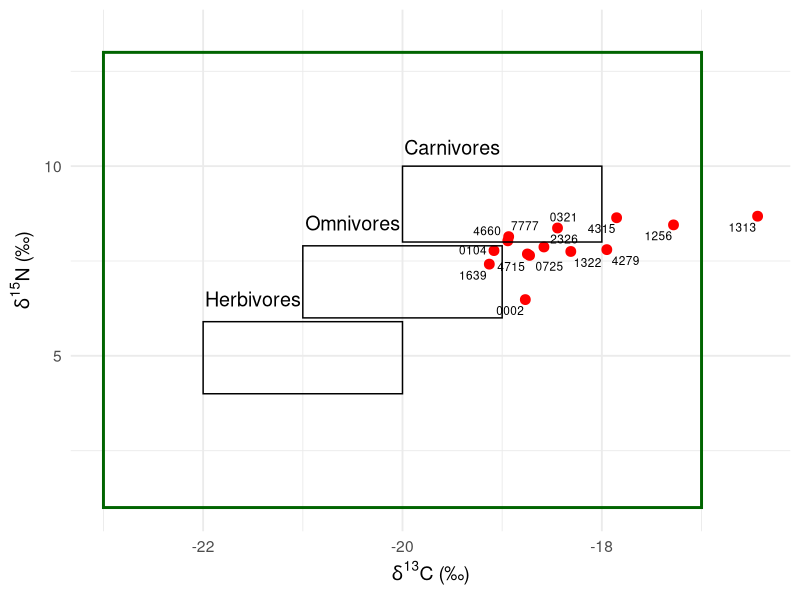
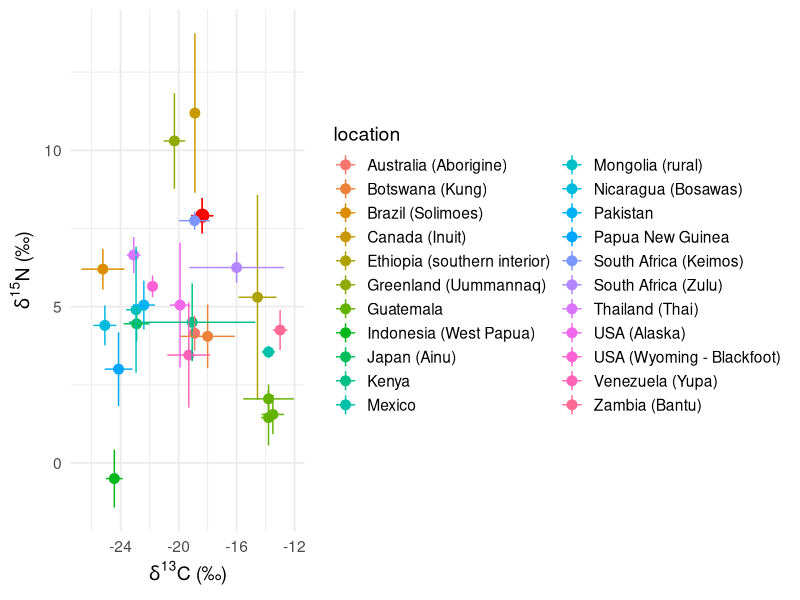
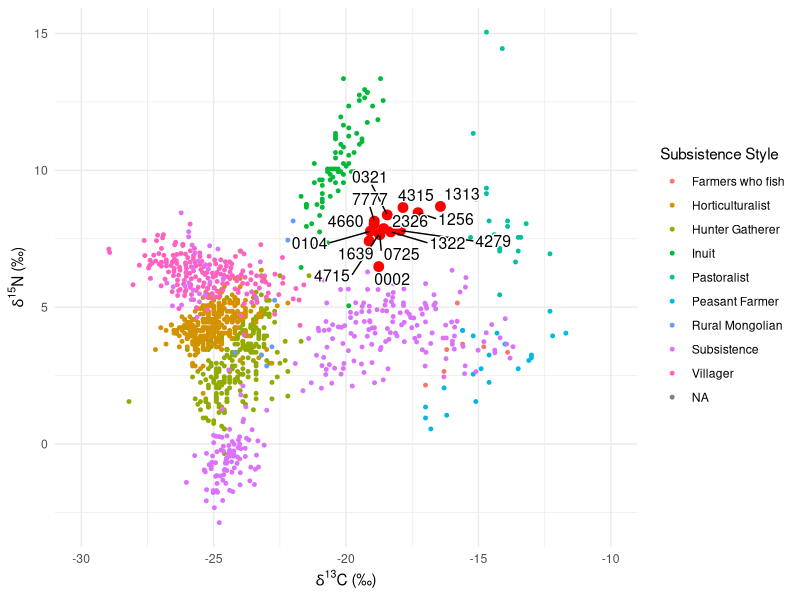
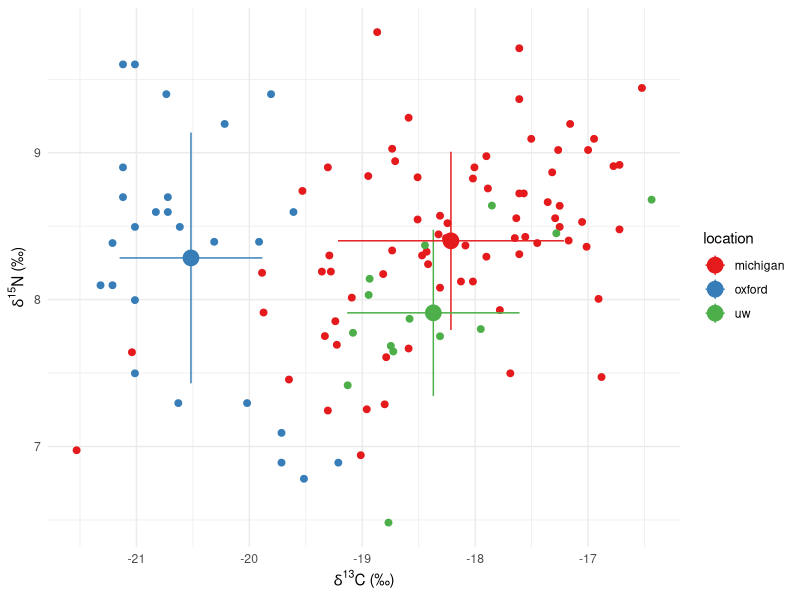
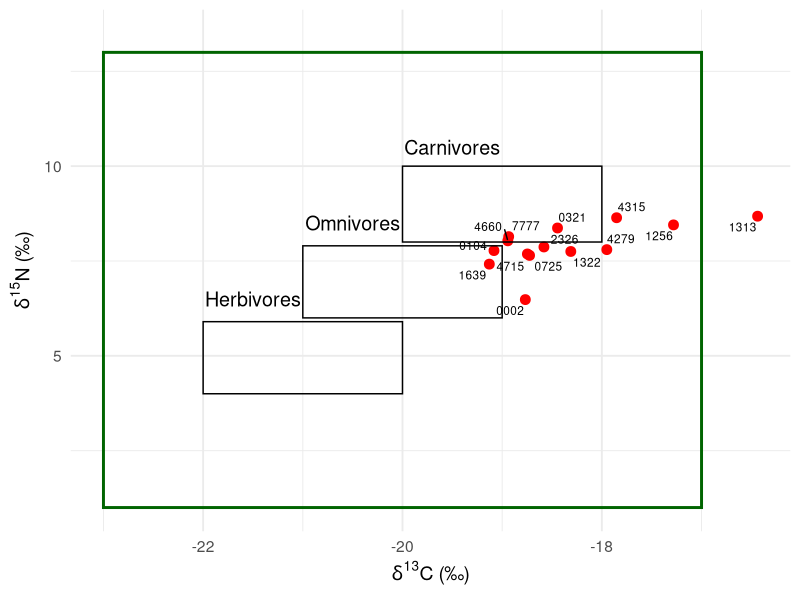
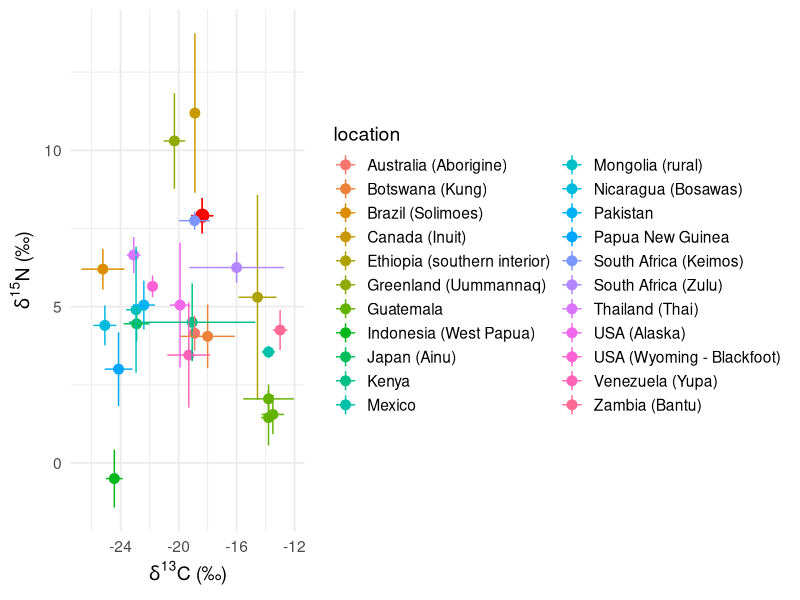
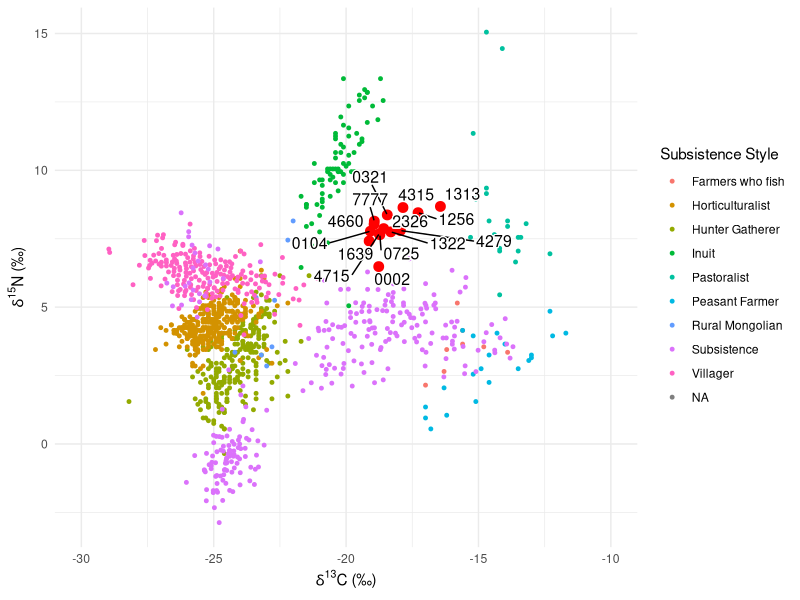
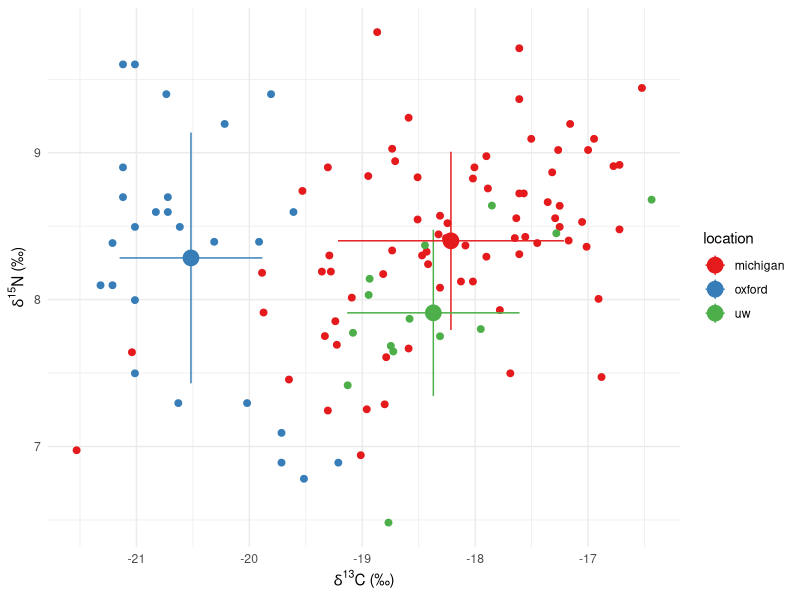

R code for these plots, in order:
## ---- chunk 1
# Loading Packages
library(tidyverse)
library(readxl)
library(dplyr)
library(ggrepel)
library(here)
## ---- chunk 2
# read sample and global data into variables

sample_data <- 
  read_csv(here("data/sample_CN.csv"))

global_data_indiv <- 
  read_excel(here("data/Global N15 Values.xlsx"), 
             sheet ="Modern subsistence ind.")

global_data_av <- 
  read_excel(here("data/Global N15 Values.xlsx"), 
             sheet ="modern subsistence averages") %>% 
  drop_na(`δ13C_MDE (‰)`)

# read in British and Michigan Data

British_data <- read_csv(here("data/British.csv"),
                         col_names = FALSE)

Michigan_data <- read_csv(here("data/Michigan_dataset .csv"),
                         col_names = FALSE)
  

## ---- chunk 3
#| label: fig-1
#| fig-cap: "Scatterplot of individual δ15N (‰) and δ13C (‰) Archy 486 sample ID’s grouped by C3 Terrestrial Ecosystem and individual diet classification (Müldner, G. (2018). Plot produced by Anne and Aoife. "
  # plot our hair data
library(ggrepel)
ggplot(sample_data) +
    theme_minimal() +
  geom_point(aes(x = d.13C.12C.VPDB ,
                 y = d.15N.14N.air), 
             size = 3,
             colour="red") +
  # label each data point with sample ID
  geom_text_repel(
    aes(x = `d.13C.12C.VPDB`,
        y = `d.15N.14N.air`,
        label = Identifier.1),
    size=3,
    # label all ID's despite overlap
    max.overlaps = Inf) +
  # label x and y axis for consistency with other plots
  labs(x = "δ13C (‰)",
       y = "δ15N (‰)",
       size=3,
       linewidth=2)+
  # create outlines for herbivores, omnivores, carnivores using parameters from Müldner, G. (2018).
  annotate(
    "rect",
    xmin = c(-22, -21, -20),
    xmax = c(-20, -19, -18),
    ymin = c(4, 6, 8),
    ymax = c(5.9, 7.9, 10),
    fill = NA,
    color = "black",
    linewidth=0.5
  ) +
  # create outline for "Terrestrial C3 Ecosystem" for context on graph.
  annotate(
    "rect",
    xmin = c(-23),
    xmax = c(-17),
    ymin = c(1),
    ymax = c(13),
    color = "Dark Green",
    fill = NA,
    linewidth=1
  ) +
  # label all outlines for context and clarity
  annotate(
    "text",
    x = -20,
    y = 13.5,
    label = "",
    color = "Dark Green",
    parse = TRUE,
    size=5
  ) +
  annotate(
    "text",
    x = -21.5,
    y = 6.5,
    label = "Herbivores",
    parse = TRUE,
    size=5
  ) +
  annotate(
    "text",
    x = -20.5,
    y = 8.5,
    label = "Omnivores",
    parse = TRUE,
    size=5
  ) +
  annotate(
    "text",
    x = -19.5,
    y = 10.5,
    label = "Carnivores",
    parse = TRUE,
    size=5
  ) +
  theme_minimal(base_size = 14) +
    xlab(expression(italic(delta)^13*C*" (‰)")) +
  ylab(expression(italic(delta)^15*N*" (‰)")) 
# +
 #scale_x_continuous(sec.axis = dup_axis(
    #name = "% C4")) +
  #labs(title = "Comparing Archy 486 Samples to Trophic Levels in a Terrestrial C3 Ecosystem") 


ggsave(here("figures",
            "trophic_level.png"),
       bg ="white",
       h = 5, # experiment with h and w to get the right size and proportion
       w = 9,
       units = "in",
       dpi = 900) # make the image nice and crisp))

## ---- chunk 4

global_data <- 
  read_excel(here("data/Global N15 Values.xlsx"),
             sheet = "Modern subsistence ind.")
global_values <- 
  read_excel(here("data/Global N15 Values.xlsx"),
             sheet = "Modern non subsistence averages")

global_subsistence_values <- 
  read_excel(here("data/Global N15 Values.xlsx"),
    sheet = "modern subsistence averages")
## ---- chunk 5
global_subsistence_values_labs <-
  global_subsistence_values %>%
  select(`location`, `δ15N_MDE (‰)`, `SD...6`, `δ13C_MDE (‰)`, `SD...4` ) %>%
  group_by(`location`) %>%
  drop_na()

# rename col
renamed_subsistence <-
global_subsistence_values_labs %>%
  rename(`δ13C (‰)` = `δ13C_MDE (‰)`,
         `δ15N (‰)` = `δ15N_MDE (‰)`) %>%
drop_na()

# select relevant columns from our data
sample_data_perc <-
sample_data %>%
  select(`Identifier.1`, `d.13C.12C.VPDB`, `d.15N.14N.air`) %>% 
  group_by(`Identifier.1`)
  

# select relevant columns from global data
global_values_perc <-
global_values %>%
  select(`location...1`, `δ15N_MDE (‰)`, `δ13C_MDE (‰)`) %>%
  group_by(`location...1`) %>%
  drop_na()

# rename columns from our data
sample_data_perc_lab <-
sample_data_perc %>%
  rename(`δ13C (‰)` = `d.13C.12C.VPDB`,
         `δ15N (‰)` = `d.15N.14N.air`)

 # create a df for the means of `δ13C (‰)` `δ15N (‰)` ratios for class and global data

 `δ13C (‰)` <-
   mean(sample_data_perc_lab$`δ13C (‰)`)
`δ15N (‰)`<-
   mean(sample_data_perc_lab$`δ15N (‰)`)
 
 Statistics_isotopes <- data.frame(means = c("mean_C13", "mean_N15"), Statistics = c(`δ13C (‰)`, `δ15N (‰)`))

mean_sd_C13 <-
  sd(sample_data_perc_lab$`δ13C (‰)`)
mean_sd_N15 <-
  sd(sample_data_perc_lab$`δ15N (‰)`)

# create a class data average dataframe
Stats_isotopes <-
  Statistics_isotopes %>% 
  mutate(mean_sd_C13, mean_sd_N15)

# rename columns in global averages dataframe
global_values_perc_lab <-
global_values_perc %>%
  rename(`δ13C (‰)` = `δ13C_MDE (‰)`,
         `δ15N (‰)` = `δ15N_MDE (‰)`)
  
## ---- chunk 6
#| label: fig-standard-13C-15N
#| fig-cap: "Average δ15N (‰) and δ13C (‰) for class hair samples with line range for standard deviation relative to modern global subsistence average δ15N (‰) and δ13C (‰) with line range for standard deviation (Bird et al. 2021). Plot produced by Aoife and Anne."

library(ggrepel)
ggplot() +
    theme_minimal() +
  # our data plot
  geom_point(data = Stats_isotopes,
             aes(x = `δ13C (‰)`,
                 y = `δ15N (‰)`),
             size = 4,
              color = "red") +
  # our error bar
    geom_linerange(data =  Statistics_isotopes,
                (aes(x = `δ13C (‰)`,
                y = `δ15N (‰)` ,
                ymin=`δ15N (‰)` -1*mean_sd_N15, 
                ymax=`δ15N (‰)` +1*mean_sd_N15)),
              color = "red") +
    # our error bar
    geom_linerange(data =  Statistics_isotopes,
                (aes(x = `δ13C (‰)`,
                y = `δ15N (‰)` ,
                xmin=`δ13C (‰)` -1*mean_sd_C13, 
                xmax=`δ13C (‰)` +1*mean_sd_C13)),
              color = "red") +
  # plot global data
  geom_point(data = renamed_subsistence,
             aes(x = `δ13C (‰)`,
                 y = `δ15N (‰)`,
                 color = `location`), 
             size = 3) +
  geom_linerange(data = renamed_subsistence,
                (aes(x = `δ13C (‰)`,
                y = `δ15N (‰)` ,
                ymin=`δ15N (‰)` -1*SD...6, 
                ymax=`δ15N (‰)` +1*SD...6, 
                color = `location`))) +
  geom_linerange(data = renamed_subsistence,
                (aes(x = `δ13C (‰)`,
                y = `δ15N (‰)` ,
                xmin=`δ13C (‰)` -1*SD...4, 
                xmax=`δ13C (‰)` +1*SD...4, 
                color = `location`))) +
  theme_minimal(base_size = 14) +
    xlab(expression(italic(delta)^13*C*" (‰)")) +
  ylab(expression(italic(delta)^15*N*" (‰)")) 

ggsave(here("figures", 
            "geography.png"),
       bg ="white",
       h = 5, # experiment with h and w to get the right size and proportion
       w = 9,
       units = "in",
       dpi = 900) # make the image nice and crisp))

## ---- chunk 7
eating_habits_data <- read_excel(here("data/Food Survey Responses-2.xlsx"))

## ---- chunk 8
eating_habits_data %>%
group_by(sample_id)
## ---- chunk 9
# subsistence type

#fixing typos in original global data dataset!!!
global_data_renamed <- global_data %>% 
 rename(`Subsistence Style` = `subsistence style`) 


  global_data_right <- global_data_renamed %>% 
  mutate("Subsistence Style" = case_when(
    `Subsistence Style` == "innuit" ~ "Inuit",
    `Subsistence Style` == "rural mongolian" ~ "Rural Mongolian",
    `Subsistence Style` == "Farmers who fish" ~ "Farmers who fish",
    `Subsistence Style` == "villagers" ~ "Villager",
    `Subsistence Style` == "subsistence" ~ "Subsistence",
    `Subsistence Style` == "Pastoralist" ~ "Pastoralist",
    `Subsistence Style` == "Peasant Farmer" ~ "Peasant Farmer",
    `Subsistence Style` == "hunter gatherer" ~ "Hunter Gatherer",
    `Subsistence Style` == "horticulturalists" ~ "Horticulturalist"
))
  
  ###
  
ggplot() +
    theme_minimal() +
  geom_point(data = sample_data,
             aes(x = `d.13C.12C.VPDB`, 
                 y = `d.15N.14N.air`),
             size = 3,
             colour = "red") +
  geom_point(data = global_data_right,
             aes(x = `δ13C_MDE (‰)`, 
                 y = `δ15N_MDE (‰)`,
                 colour = `Subsistence Style`),
             size=1) +
  geom_text_repel(data = sample_data,
             aes(x = `d.13C.12C.VPDB`, 
                 y = `d.15N.14N.air`,
                 label = Identifier.1),
             # label all ID's despite overlap
             max.overlaps = Inf,
             size = 4,
             bg.color = "white",
             bg.r = 0.1) +
  xlim(-30,-10) +
  xlab(expression(italic(delta)^13*C*" (‰)")) +
  ylab(expression(italic(delta)^15*N*" (‰)"))
  #scale_colour_viridis_d()
  #scale_color_brewer(palette = "Dark1")


  ggsave(here("figures", 
            "subsistence_style.png"),
       bg ="white",
       h = 5, # experiment with h and w to get the right size and proportion
       w = 9,
       units = "in",
       dpi = 900) # make the image nice and crisp))

## ---- chunk 10
# British and Michigan comparison

british_and_american_raw <- 
bind_rows(list( oxford = British_data,
                michigan = Michigan_data),
          .id = "location") %>% 
    rename("δ13C (‰)" = X1, 
         "δ15N (‰)" = X2) %>% 
  bind_rows(

sample_data %>% 
  select(`δ13C (‰)` = `d.13C.12C.VPDB`, 
         `δ15N (‰)` = `d.15N.14N.air`) %>% 
  mutate(location = 'uw')
)
  
# find mean and sds

british_and_american_means_and_sd <- 
  british_and_american_raw %>% 
  group_by(location) %>% 
  summarise(mean_C = mean(`δ13C (‰)`),
            mean_N = mean(`δ15N (‰)`),
            sd_C =   sd(`δ13C (‰)`),
            sd_N =   sd(`δ15N (‰)`))

ggplot() +
  theme_minimal() +
  # individual data points
  geom_point(data = british_and_american_raw,
             aes(x = `δ13C (‰)`, 
                 y = `δ15N (‰)`,
                 colour = location),
             size = 2) +
  # mean data points 
  geom_point(data = british_and_american_means_and_sd,
             aes(x = mean_C, 
                 y = mean_N,
                 colour = location),
             size = 5) +
  # error bars
   geom_linerange(data =  british_and_american_means_and_sd,
                (aes(x = mean_C,
                     y = mean_N ,
                 colour = location,
                ymin= mean_N -1* sd_N, 
                ymax=mean_N  +1* sd_N))) +
     geom_linerange(data =  british_and_american_means_and_sd,
                (aes(x = mean_C,
                     y = mean_N ,
                 colour = location,
                xmin= mean_C -1*  sd_C, 
                xmax= mean_C  +1* sd_C))) +
  scale_colour_viridis_d() +
  scale_color_brewer(palette = "Set1") +
      xlab(expression(italic(delta)^13*C*" (‰)")) +
  ylab(expression(italic(delta)^15*N*" (‰)"))
  
  
 ggsave(here("figures", 
            "compared_study.png"),
       bg ="white",
       h = 5, # experiment with h and w to get the right size and proportion
       w = 9,
       units = "in",
       dpi = 900) # make the image nice and crisp))

